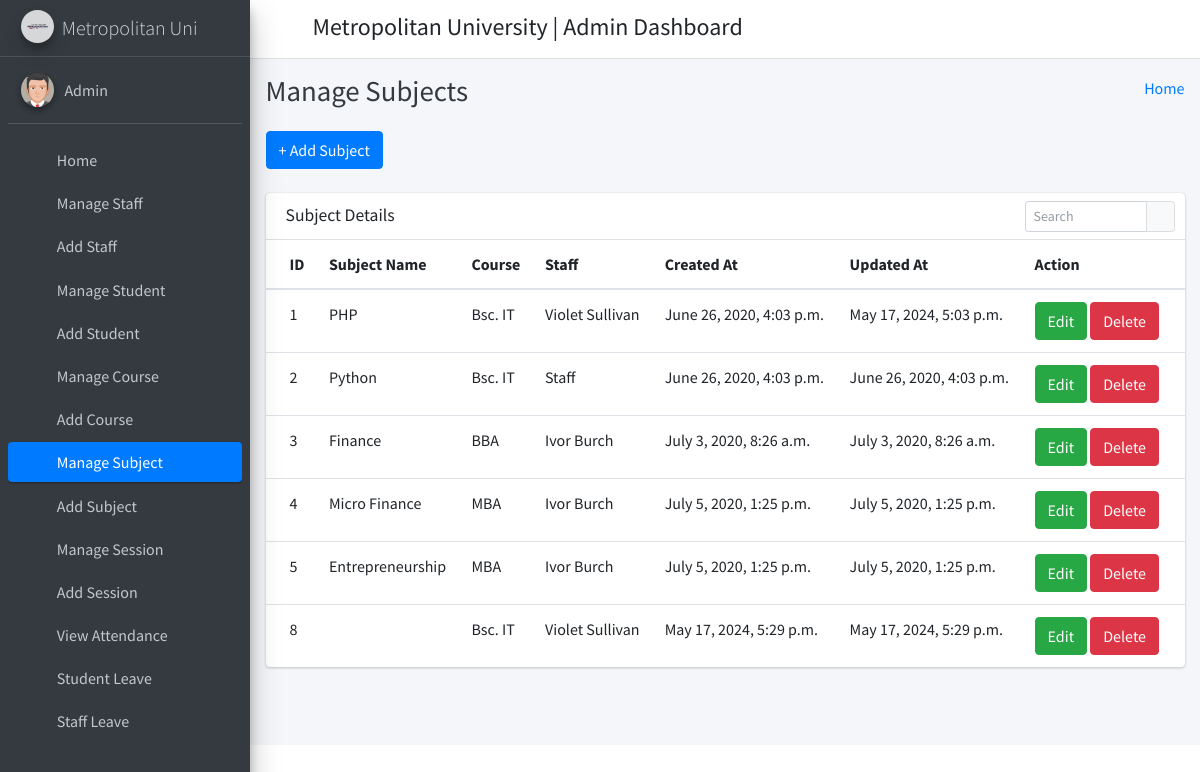
Screenshot of /manage_subject/ (signed in) with the database file from the repository.
### student_management_app/models.py (models this page shows)
class CustomUser(AbstractUser):
    user_type_data = ((1, "HOD"), (2, "Staff"), (3, "Student"))
    user_type = models.CharField(default=1, choices=user_type_data, max_length=10)

class Subjects(models.Model):
    id =models.AutoField(primary_key=True)
    subject_name = models.CharField(max_length=255)
    course_id = models.ForeignKey(Courses, on_delete=models.CASCADE, default=1) #need to give defauult course
    staff_id = models.ForeignKey(CustomUser, on_delete=models.CASCADE)
    created_at = models.DateTimeField(auto_now_add=True)
    updated_at = models.DateTimeField(auto_now=True)
    objects = models.Manager()

class Courses(models.Model):
    id = models.AutoField(primary_key=True)
    course_name = models.CharField(max_length=255)
    created_at = models.DateTimeField(auto_now_add=True)
    updated_at = models.DateTimeField(auto_now=True)
    objects = models.Manager()

### student_management_app/HodViews.py (the view)
# urls.py: path('manage_subject/', HodViews.manage_subject, name="manage_subject"),
def manage_subject(request):
    subjects = Subjects.objects.all()
    context = {
        "subjects": subjects
    }
    return render(request, 'hod_template/manage_subject_template.html', context)

### student_management_app/LoginCheckMiddleWare.py (called while the page is built, shortened)
    def process_view(self, request, view_func, view_args, view_kwargs):
        modulename = view_func.__module__
        user = request.user
        if user.is_authenticated:
            if user.user_type == "1":
                if modulename == "student_management_app.HodViews":
                    pass
                elif modulename == "student_management_app.views" or modulename == "django.views.static":
                    pass
                else:
                    return redirect("admin_home")
            else:
                return redirect("login")
        else:
            if request.path == reverse("login") or request.path == reverse("doLogin"):
                pass
            else:
                return redirect("login")

### student_management_app/templates/hod_template/manage_subject_template.html (shortened to what this page needs)
{% extends 'hod_template/base_template.html' %}
{% block page_title %}
    Manage Subjects
{% endblock page_title %}
{% block main_content %}
{% load static %}
<section class="content">
        <div class="container-fluid">
            <a class="btn btn-primary" href="{% url 'add_subject' %}" role="button">+ Add Subject</a> <br/>&nbsp;
            <div class="row">
                <div class="col-md-12">
                    <div class="card">
                        <div class="card-header">
                            <h3 class="card-title">Subject Details</h3>
                            <div class="card-tools">
                            <div class="input-group input-group-sm" style="width: 150px;">
                                <input type="text" name="table_search" class="form-control float-right" placeholder="Search">
                                <div class="input-group-append">
                                <button type="submit" class="btn btn-default"><i class="fas fa-search"></i></button>
                                </div>
                            </div>
                            </div>
                        </div>
                        <div class="card-body table-responsive p-0">
                            <table class="table table-hover text-nowrap">
                            <thead>
                                <tr>
                                <th>ID</th>
                                <th>Subject Name</th>
                                <th>Course</th>
                                <th>Staff</th>
                                <th>Created At</th>
                                <th>Updated At</th>
                                <th>Action</th>
                                </tr>
                            </thead>
                            <tbody>
                                {% for subject in subjects %}
                                <tr>
                                <td>{{ subject.id }}</td>
                                <td>{{ subject.subject_name }}</td>
                                <td>{{ subject.course_id.course_name }}</td>
                                <td>{{ subject.staff_id.first_name }} {{ subject.staff_id.last_name }}</td>
                                <td>{{ subject.created_at }}</td>
                                <td>{{ subject.updated_at }}</td>
                                <td>
                                    <a href="{% url 'edit_subject' subject.id %}" class="btn btn-success">Edit</a>
                                    <a href="{% url 'delete_subject' subject.id %}" class="btn btn-danger">Delete</a>
                                </td>
                                </tr>
                                {% endfor %}
                            </tbody>
                            </table>
                        </div>
                        </div>
                </div>
            </div>
        </div>
      </section>
  {% endblock main_content %}

### student_management_app/templates/hod_template/sidebar_template.html
{% load static %}
<aside class="main-sidebar sidebar-dark-primary elevation-4">
      <a href="{% url 'admin_home' %}" class="brand-link">
        <img src="{% static 'dist/img/mulogo.jpg' %}" alt="AdminLTE Logo" class="brand-image img-circle elevation-3"
            style="opacity: .8">
        <span class="brand-text font-weight-light">Metropolitan Uni</span>
      </a>
      <div class="sidebar">
        <div class="user-panel mt-3 pb-3 mb-3 d-flex">
          <div class="image">
            <img src="{% static 'dist/img/user2-160x160.jpg' %}" class="img-circle elevation-2" alt="User Image">
          </div>
          <div class="info">
            <a href="{% url 'admin_profile' %}" class="d-block">{{ user.first_name }} {{ user.last_name }}</a>
          </div>
        </div>
        <nav class="mt-2">
          <ul class="nav nav-pills nav-sidebar flex-column" data-widget="treeview" role="menu" data-accordion="false">
            <li class="nav-item">
              {% url 'admin_home' as admin_home %}
              <a href="{{ admin_home }}" class="nav-link {% if request.path == admin_home %} active {% endif %}">
                <i class="nav-icon fas fa-tachometer-alt"></i>
                <p>
                  Home
                </p>
              </a>
            </li>
            <li class="nav-item">
              {% url 'manage_staff' as manage_staff %}
              {% url 'edit_staff' staff_id=id as edit_staff %}
              <a href="{{ manage_staff }}" class="nav-link {% if request.path == manage_staff %} active {% endif %} {% if request.path == edit_staff %} active {% endif %}">
                <i class="nav-icon fas fa-chalkboard-teacher"></i>
                <p>
                  Manage Staff
                </p>
              </a>
            </li>
            <li class="nav-item">
              {% url 'add_staff' as add_staff %}
              <a href="{{ add_staff }}" class="nav-link {% if request.path == add_staff %} active {% endif %}">
                <i class="nav-icon fas fa-th"></i>
                <p>
                  Add Staff
                </p>
              </a>
            </li>
            <li class="nav-item">
              {% url 'manage_student' as manage_student %}
              {% url 'edit_student' student_id=id as edit_student %}
              <a href="{{ manage_student }}" class="nav-link {% if request.path == manage_student %} active {% endif %} {% if request.path == edit_student %} active {% endif %}">
                <i class="nav-icon fas fa-user-graduate"></i>
                <p>
                  Manage Student
                </p>
              </a>
            </li>
            <li class="nav-item">
              {% url 'add_student' as add_student %}
              <a href="{{ add_student }}" class="nav-link {% if request.path == add_student %} active {% endif %}">
                <i class="nav-icon fas fa-th"></i>
                <p>
                  Add Student
                </p>
              </a>
            </li>
            <li class="nav-item">
              {% url 'manage_course' as manage_course %}
              {% url 'edit_course' course_id=id as edit_course %}
              <a href="{{ manage_course }}" class="nav-link {% if request.path == manage_course %} active {% endif %} {% if request.path == edit_course %} active {% endif %}">
                <i class="nav-icon fas fa-chalkboard"></i>
                <p>
                  Manage Course
                </p>
              </a>
            </li>
            <li class="nav-item">
            {% url 'add_course' as add_course %}
              <a href="{{ add_course }}" class="nav-link {% if request.path == add_course %} active {% endif %}">
                <i class="nav-icon fas fa-th"></i>
                <p>
                  Add Course
                </p>
              </a>
            </li>
            <li class="nav-item">
              {% url 'manage_subject' as manage_subject %}
              {% url 'edit_subject' subject_id=id as edit_subject %}
              <a href="{{ manage_subject }}" class="nav-link {% if request.path == manage_subject %} active {% endif %} {% if request.path == edit_subject %} active {% endif %}">
                <i class="nav-icon fas fa-book"></i>
                <p>
                  Manage Subject
                </p>
              </a>
            </li>
            <li class="nav-item">
              {% url 'add_subject' as add_subject %}
              <a href="{{ add_subject }}" class="nav-link {% if request.path == add_subject %} active {% endif %}">
                <i class="nav-icon fas fa-th"></i>
                <p>
                  Add Subject
                </p>
              </a>
            </li>
            <li class="nav-item">
              {% url 'manage_session' as manage_session %}
              {% url 'edit_session' session_id=id as edit_session %}
              <a href="{{ manage_session }}" class="nav-link {% if request.path == manage_session %} active {% endif %} {% if request.path == edit_session %} active {% endif %}">
                <i class="nav-icon fas fa-graduation-cap"></i>
                <p>
                  Manage Session
                </p>
              </a>
            </li>
            <li class="nav-item">
              {% url 'add_session' as add_session %}
              <a href="{{ add_session }}" class="nav-link {% if request.path == add_session %} active {% endif %}">
                <i class="nav-icon fas fa-th"></i>
                <p>
                  Add Session
                </p>
              </a>
            </li>
            <li class="nav-item">
              {% url 'admin_view_attendance' as admin_view_attendance %}
              <a href="{{ admin_view_attendance }}" class="nav-link {% if request.path == admin_view_attendance %} active {% endif %}">
                <i class="nav-icon fas fa-calendar-alt"></i>
                <p>
                  View Attendance
                </p>
              </a>
            </li>
            <li class="nav-item">
              {% url 'student_leave_view' as student_leave_view %}
              <a href="{{ student_leave_view }}" class="nav-link {% if request.path == student_leave_view %} active {% endif %}">
                <i class="nav-icon fas fa-th"></i>
                <p>
                  Student Leave
                </p>
              </a>
            </li>
            <li class="nav-item">
              {% url 'staff_leave_view' as staff_leave_view %}
              <a href="{{ staff_leave_view }}" class="nav-link {% if request.path == staff_leave_view %} active {% endif %}">
                <i class="nav-icon fas fa-th"></i>
                <p>
                  Staff Leave
                </p>
              </a>
            </li>
          </ul>
        </nav>
      </div>
    </aside>

### rows the page displays
CustomUser: first_name "Admin"
Subjects: id "1", subject_name "PHP", course_id.course_name "Bsc. IT", staff_id.first_name "Violet", staff_id.last_name "Sullivan", created_at "June 26, 2020, 4:03 p.m.", updated_at "May 17, 2024, 5:03 p.m."
Subjects: id "2", subject_name "Python", course_id.course_name "Bsc. IT", staff_id.first_name "Staff", created_at "June 26, 2020, 4:03 p.m.", updated_at "June 26, 2020, 4:03 p.m."
Subjects: id "3", subject_name "Finance", course_id.course_name "BBA", staff_id.first_name "Ivor", staff_id.last_name "Burch", created_at "July 3, 2020, 8:26 a.m.", updated_at "July 3, 2020, 8:26 a.m."
Subjects: id "4", subject_name "Micro Finance", course_id.course_name "MBA", staff_id.first_name "Ivor", staff_id.last_name "Burch", created_at "July 5, 2020, 1:25 p.m.", updated_at "July 5, 2020, 1:25 p.m."
Subjects: id "5", subject_name "Entrepreneurship", course_id.course_name "MBA", staff_id.first_name "Ivor", staff_id.last_name "Burch", created_at "July 5, 2020, 1:25 p.m.", updated_at "July 5, 2020, 1:25 p.m."
Subjects: id "8", course_id.course_name "Bsc. IT", staff_id.first_name "Violet", staff_id.last_name "Sullivan", created_at "May 17, 2024, 5:29 p.m.", updated_at "May 17, 2024, 5:29 p.m."
